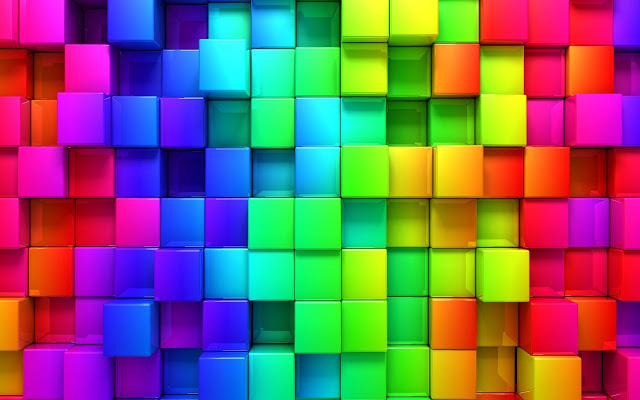
#> input picture 010723305-main/images/test.jpg, 640 x 400 px, found by its file name
$ jupyter execute intro_to_imgProcessing.ipynb
#> lines starting #> are read from the running program, lines starting #| are printed output that depends on the picture
<a href="https://colab.research.google.com/github/jbinteam/010723305/blob/main/intro_to_imgProcessing.ipynb" target="_parent"></a>

[cell 1]
print("Hello, InSE")

[cell 2]
import numpy as np
import cv2
from matplotlib import pyplot as plt
from google.colab.patches import cv2_imshow
import urllib

[cell 3]
url="https://github.com/jbinteam/010723305/blob/main/images/test.jpg?raw=true"

url_response=urllib.request.urlopen(url)

img_array=np.array(bytearray(url_response.read()), dtype=np.uint8)
cv_img=cv2.imdecode(img_array,-1)
#> cv_img is the input picture: shape (400, 640, 3); mean B, G, R 105, 100.7, 121.8

modifyer=np.array([0,0,1]) #BGR

output=cv_img*modifyer
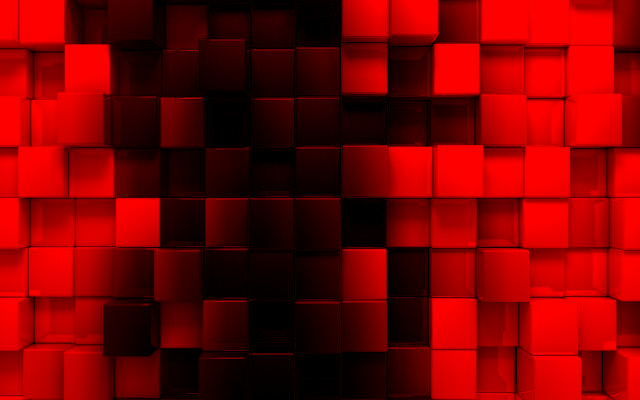
#> output: shape (400, 640, 3) int64; mean B, G, R 0, 0, 121.8

images=np.hstack((cv_img,output))
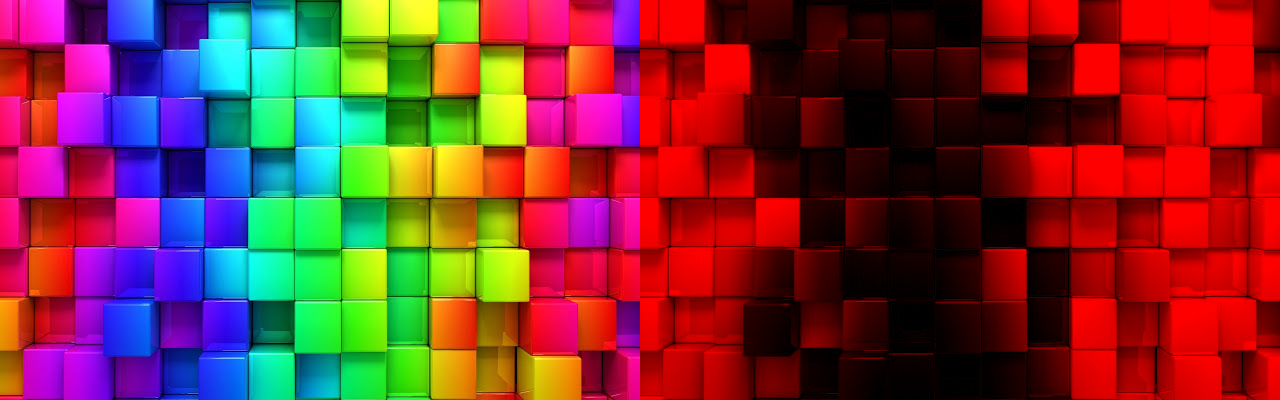
#> images: shape (400, 1280, 3) int64; mean B, G, R 52.5, 50.4, 121.8

print(cv_img.shape)
#| (400, 640, 3)
print(images.shape)
#| (400, 1280, 3)

cv2_imshow(images)

$ run again, with 010723305-main/images/IMG_2010.jpg copied over 010723305-main/images/test.jpg
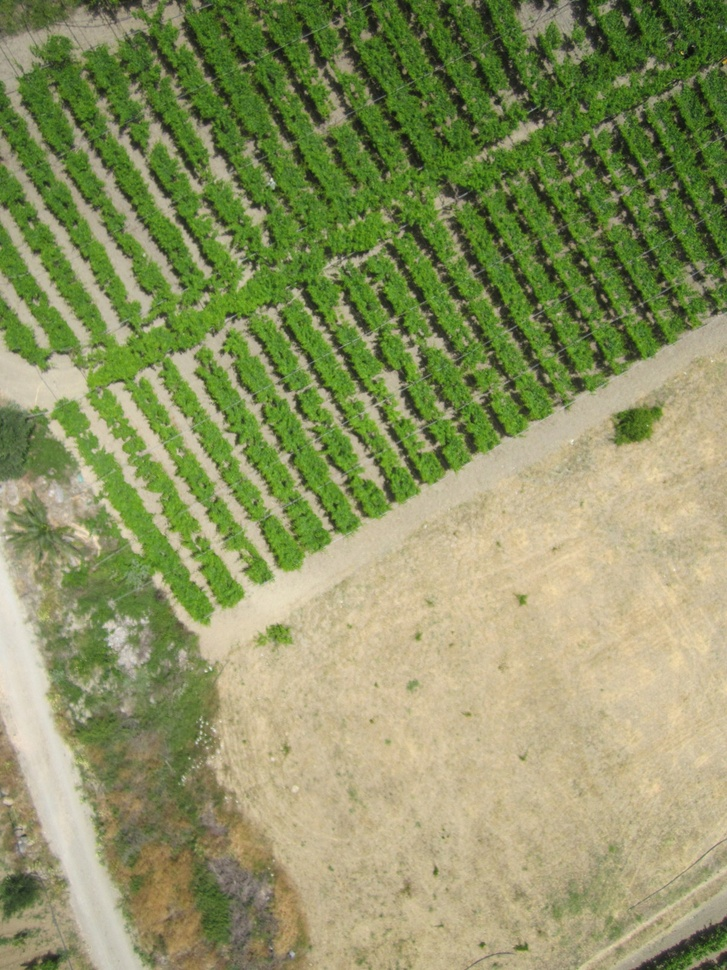
#> input picture 010723305-main/images/IMG_2010.jpg, 727 x 970 px, shrunk from 1200 x 1600 before the run, found by its file name
#> cv_img is the input picture: shape (970, 727, 3); mean B, G, R 98.5, 146.6, 140.1
#> `output=cv_img*modifyer`:
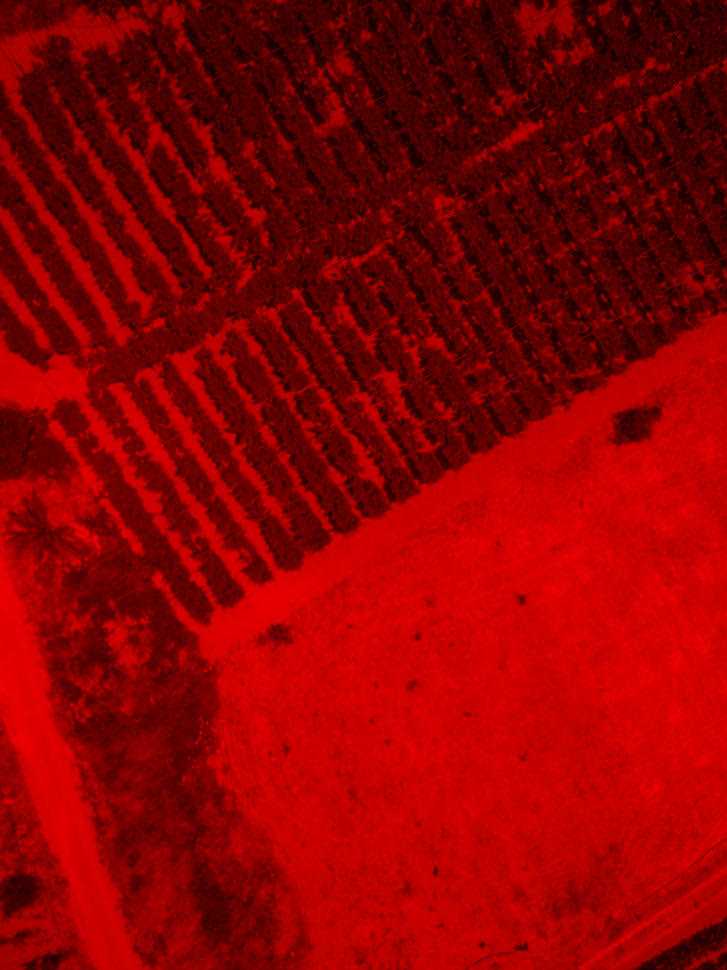
#> output: shape (970, 727, 3) int64; mean B, G, R 0, 0, 140.1
#> `images=np.hstack((cv_img,output))`:
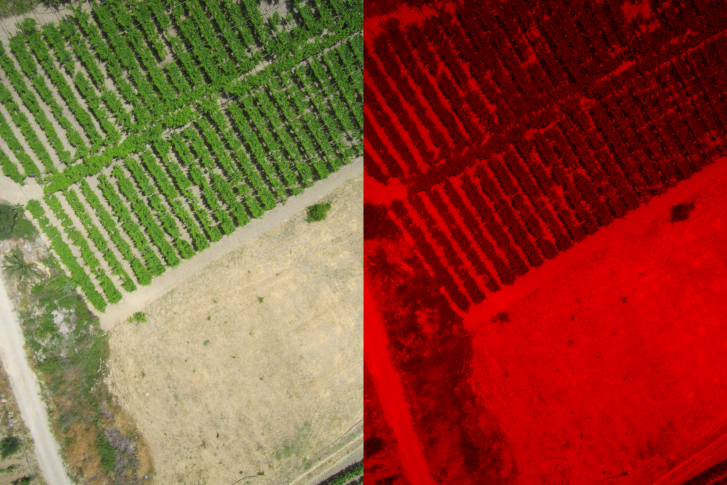
#> images: shape (970, 1454, 3) int64 (shown at 1/2 size); mean B, G, R 49.2, 73.3, 140.1
#| (970, 727, 3)
#| (970, 1454, 3)

$ run again, with 010723305-main/images/IMG_2011.jpg copied over 010723305-main/images/test.jpg
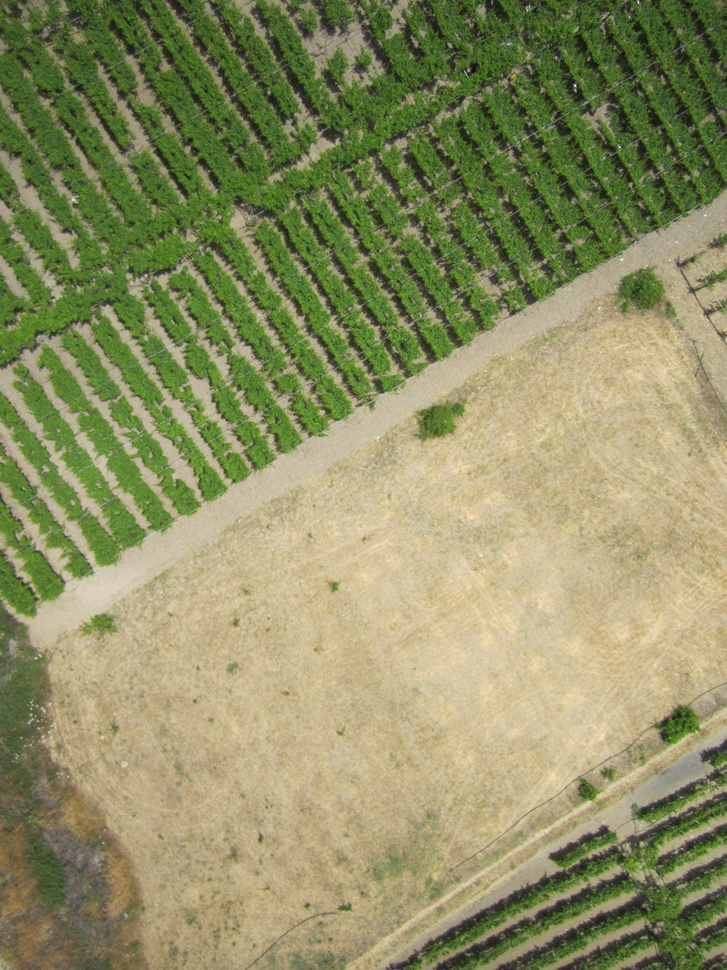
#> input picture 010723305-main/images/IMG_2011.jpg, 727 x 970 px, shrunk from 1200 x 1600 before the run, found by its file name
#> cv_img is the input picture: shape (970, 727, 3); mean B, G, R 99.4, 143.3, 141.8
#> `output=cv_img*modifyer`:
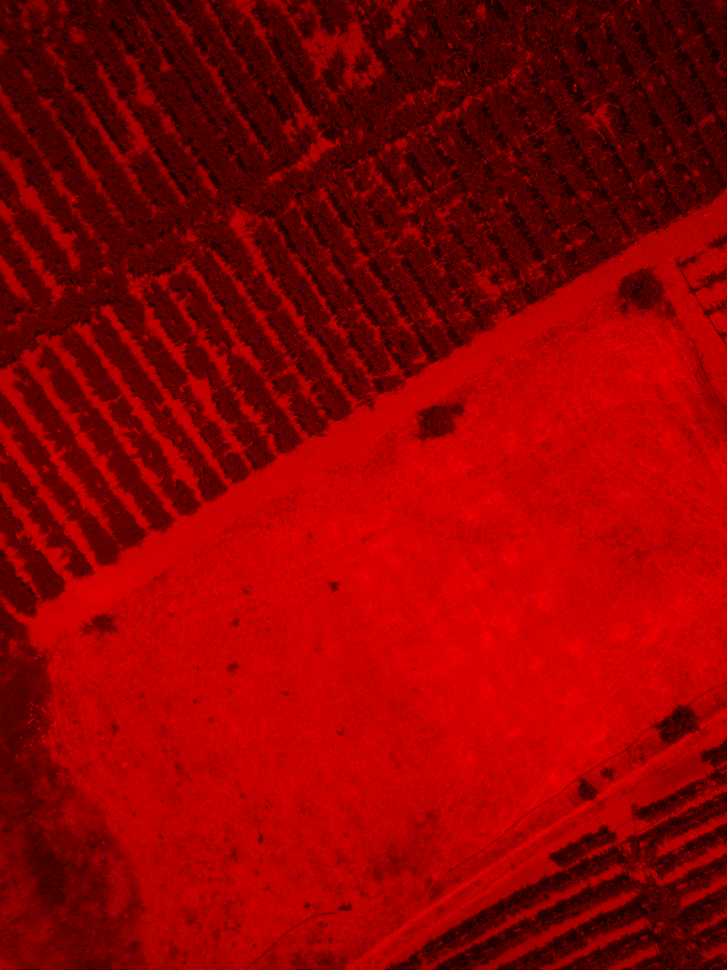
#> output: shape (970, 727, 3) int64; mean B, G, R 0, 0, 141.8
#> `images=np.hstack((cv_img,output))`:
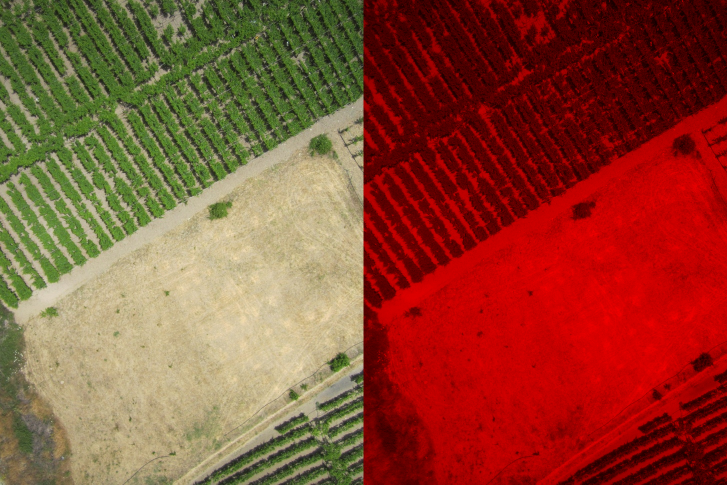
#> images: shape (970, 1454, 3) int64 (shown at 1/2 size); mean B, G, R 49.7, 71.7, 141.8
#| (970, 727, 3)
#| (970, 1454, 3)

$ run again, with 010723305-main/images/IMG_2012.jpg copied over 010723305-main/images/test.jpg
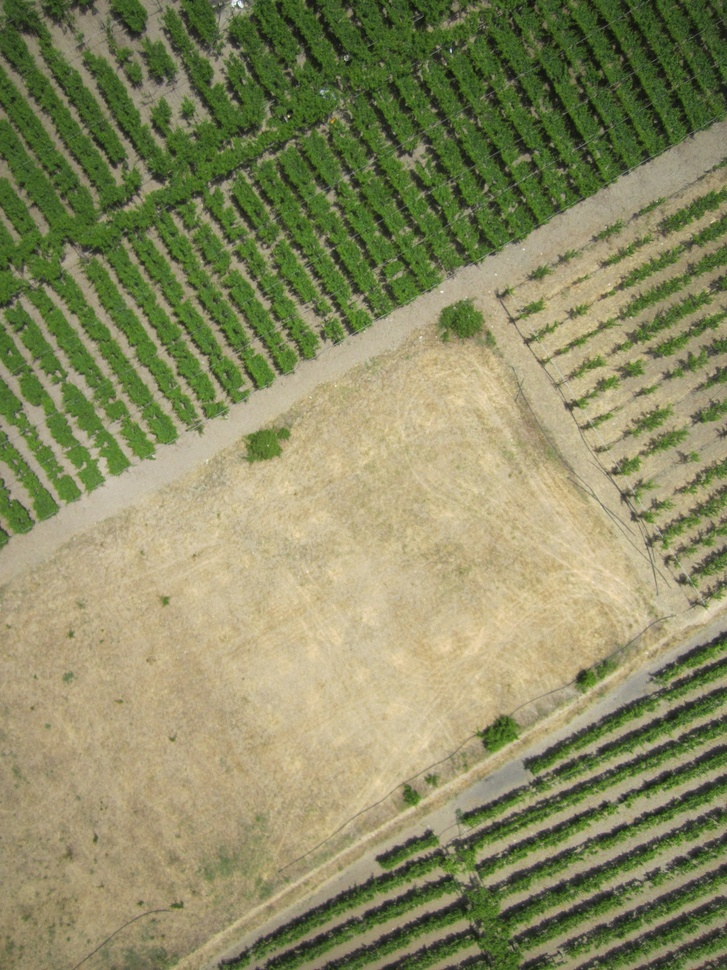
#> input picture 010723305-main/images/IMG_2012.jpg, 727 x 970 px, shrunk from 1200 x 1600 before the run, found by its file name
#> cv_img is the input picture: shape (970, 727, 3); mean B, G, R 97.8, 137.7, 137.3
#> `output=cv_img*modifyer`:
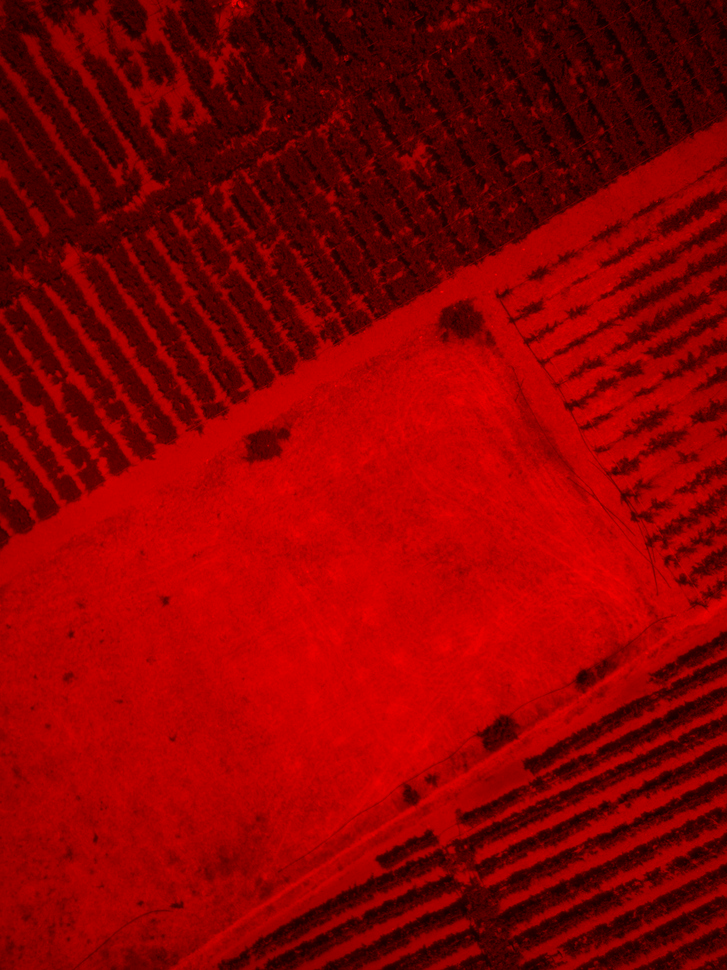
#> output: shape (970, 727, 3) int64; mean B, G, R 0, 0, 137.3
#> `images=np.hstack((cv_img,output))`:
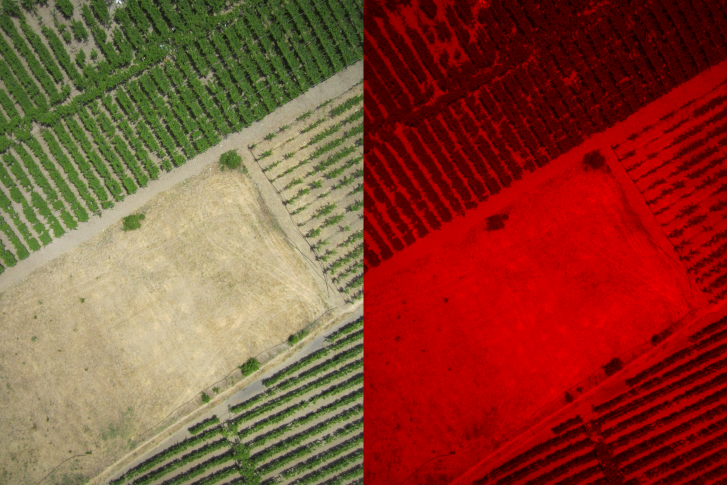
#> images: shape (970, 1454, 3) int64 (shown at 1/2 size); mean B, G, R 48.9, 68.9, 137.3
#| (970, 727, 3)
#| (970, 1454, 3)
